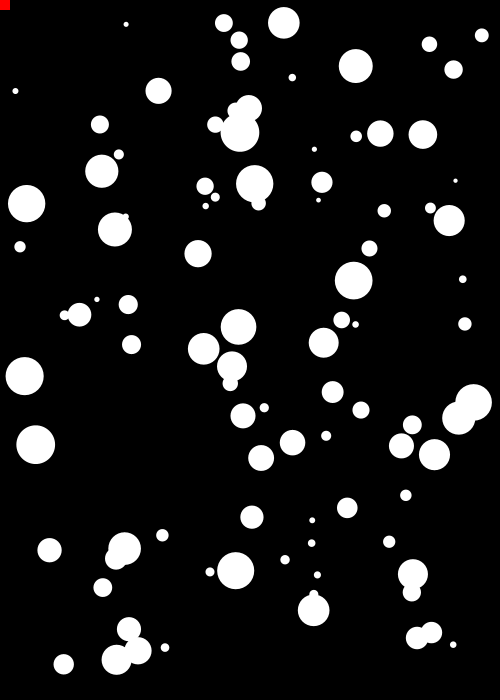
Frame 1 (no input)
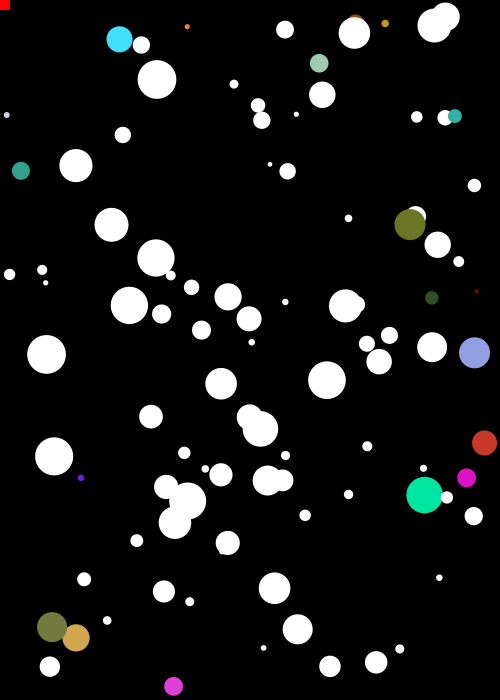
Frame 60 (the mouse pressed at the canvas centre just before this capture)
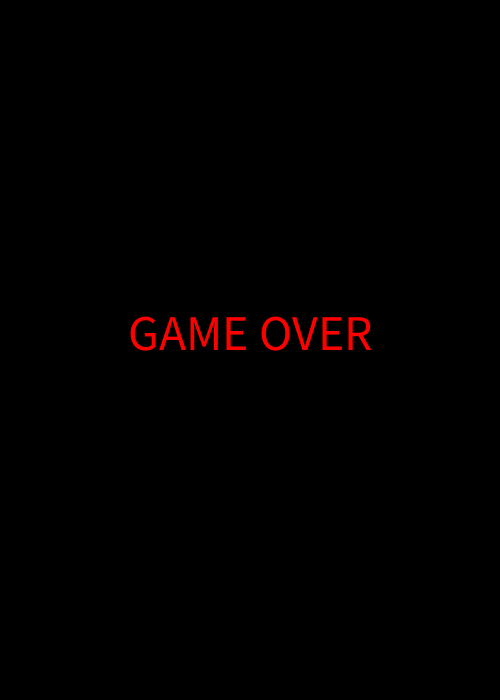
Frame 120 (the mouse held since frame 60 and released just before this capture)

The Processing sketch that drew these frames (run headless with seeded random() and noise(); from frame 60 on, the mouse is pressed at the canvas centre):

// Processing sketch: BoundingBallGame
// ── BoundingBallGame.pde
// 画面内を跳ね回るボールにカーソルが当たらないようにするゲーム

int bNum = 100;
float pSize = 10;
float minBSpeed = -2;
float maxBSpeed = 2;
boolean isGameOver;

Ball[] balls = new Ball[bNum];
Player p = new Player(pSize);


void setup(){
  size(500, 700);
  isGameOver = false;
  initBalls();
}

void draw(){
  background(0);
  if(!isGameOver){
    for (int i = 0; i < balls.length; i++){
      balls[i].display();
      balls[i].move();
      balls[i].checkBound();
    }
    p.display();
    checkGameOver();
  }
  else{
    displayGameOver();
  }
}

void keyPressed() {
  initBalls();
  isGameOver = false;
}

void initBalls(){
  for(int i = 0; i < balls.length; i++){
    float radius = random(1, 10);
    float collisionBuffer = 10;
    balls[i] 
      = new Ball(
          random(radius+collisionBuffer,width-radius-collisionBuffer),
          random(radius+collisionBuffer,height-radius-collisionBuffer),
          random(minBSpeed, maxBSpeed),
          random(minBSpeed, maxBSpeed),
          radius*2,
          color(255, 255, 255)
        );
  }
}

void checkGameOver(){
  for(int i = 0; i < balls.length; i++){
    Ball b = balls[i];
    if( mouseX < b.x + b.radius && mouseX > b.x - b.radius && mouseY < b.y + b.radius && mouseY > b.y - b.radius){
      isGameOver = true;
    }
  }
}

void displayGameOver(){
  fill(255,0,0);
  textSize(50);
  textAlign(CENTER);
  text("GAME OVER", width/2 , height/2);
}

// ── Ball.pde
class Ball{
  float x;
  float y;
  float xSpeed;
  float ySpeed;
  float radius;
  color c;
  
  Ball(float _x, float _y, float _xSpeed, float _ySpeed, float _radius, color _c){
    x = _x;
    y = _y;
    xSpeed = _xSpeed;
    ySpeed = _ySpeed;
    radius = _radius;
    c = _c;
  }
  
  void display(){
    fill(c);
    noStroke();
    ellipse(x, y, radius*2, radius*2);
  }
  
  void move(){
    x += xSpeed;
    y += ySpeed;
  }
  
  void checkBound(){
    if(x < radius || x > width - radius){
      xSpeed = -xSpeed;
      _updateColor();
    }
    if(y < radius || y > height - radius){
      ySpeed = -ySpeed;
      _updateColor();
    }
  }
  
  void _updateColor(){
    c = color(random(255),random(255),random(255));
  }
}

// ── Player.pde
class Player{
  float size;
  
  Player(float _size){
    size = _size;
  }
  
  void display(){
    fill(255, 0, 0);
    noStroke();
    rect(mouseX, mouseY, size, size);
  }
}
